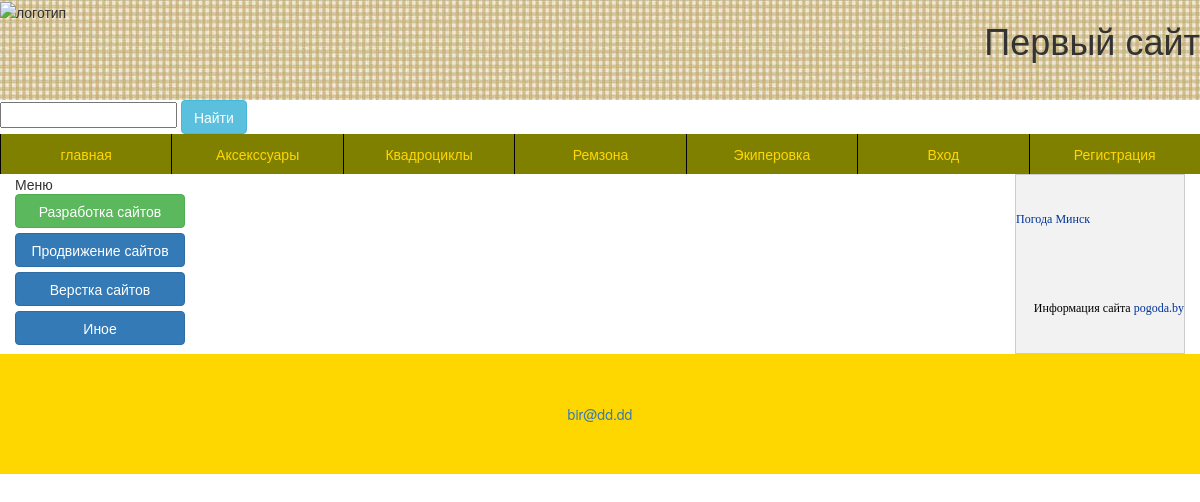
Before: /products.php with the older database file.
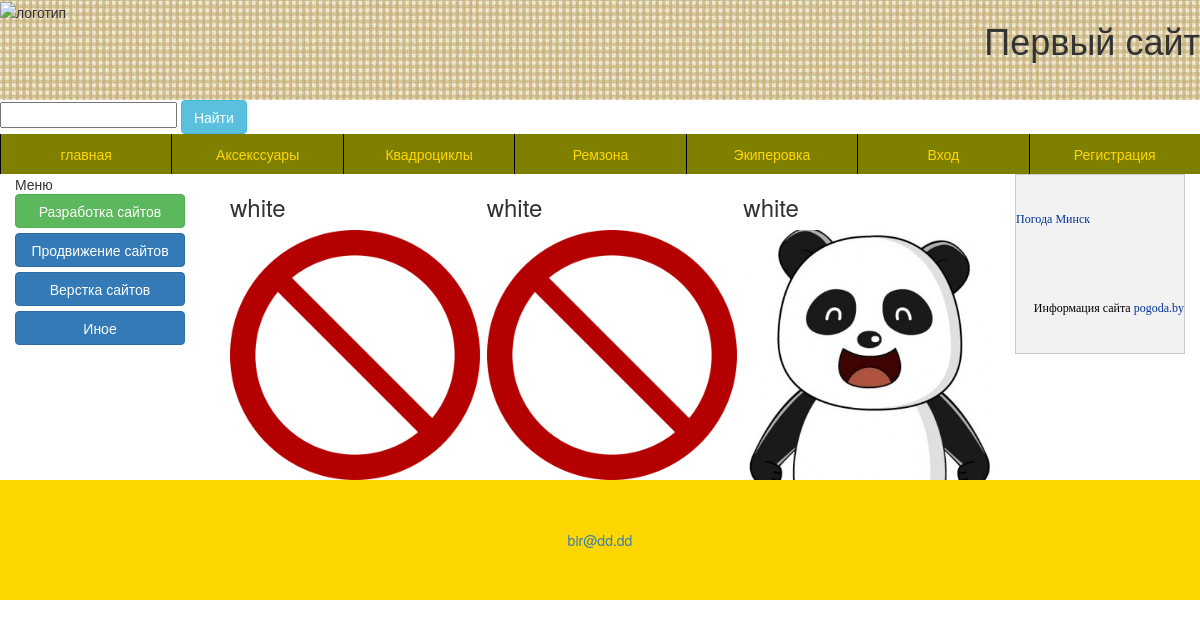
After: the same page with the newer database file.
### tables this page shows
CREATE TABLE IF NOT EXISTS `Tovar` (
  `id` int(11) NOT NULL,
  `name` tinytext NOT NULL,
  `code` tinytext NOT NULL,
  `body` text NOT NULL,
  `catid` int(11) NOT NULL,
  `picters` tinytext NOT NULL,
  `putdate` date NOT NULL,
  `url` tinytext NOT NULL,
  `showhade` enum('show','hade') NOT NULL DEFAULT 'show',
  `prise` int(11) NOT NULL
);

### products.php (the view, shortened to what this page needs)
<? require_once ('templates/top.php');
$query="SELECT * FROM Tovar";
$cat=mysqli_query($dbconect,$query);
while ($arr=mysqli_fetch_array($cat)){
	?>
	<div>
	<div class='col-md-4'>
		<h3><?=$arr['name'];?> </h3>
	<a href='#' class='link' data_id="<?=$arr['id'];
	?>">
	<img src="/media/uploads/<?=($arr['picters']!=''?$arr['picters']:'net-photo.png')?>" width="250" haight="250">
	</a>
	</div>
	</div>
	<?
}
?>
<? require_once ('templates/botton.php'); ?>

Changed rows visible on the page:
added tovar: name "white"
added tovar: name "white"
added tovar: name "white", picters (picture)
